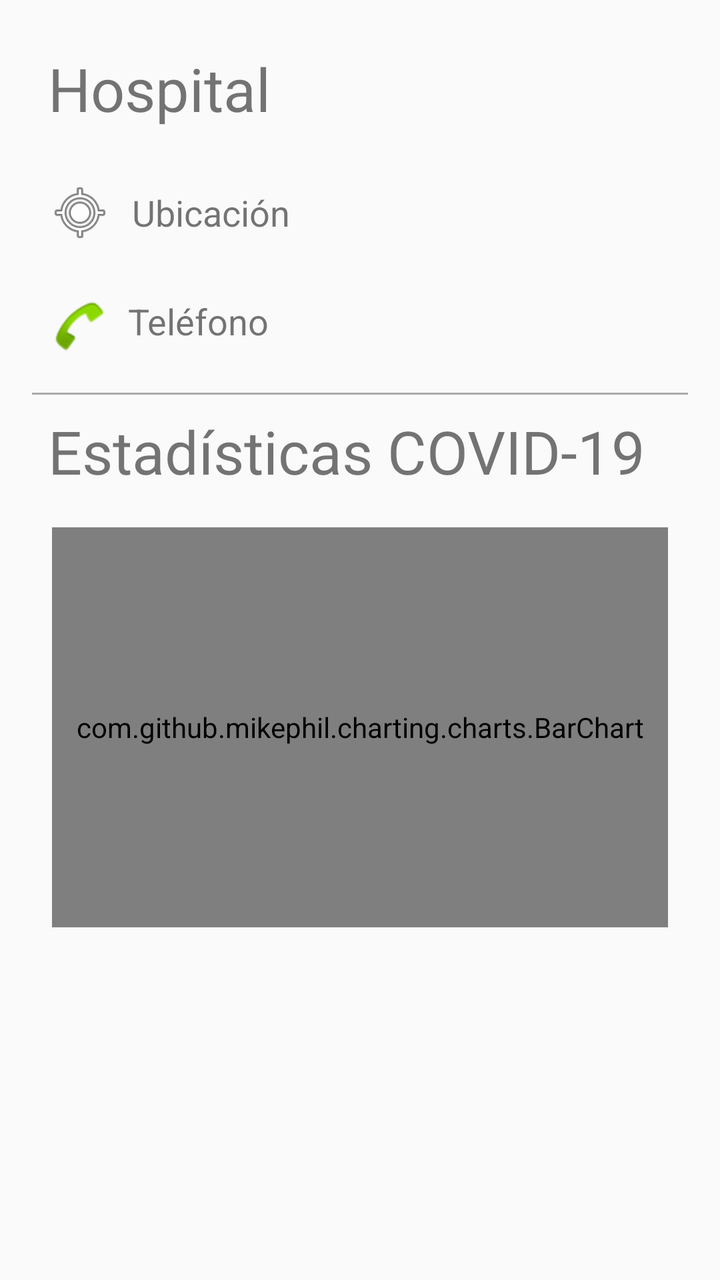
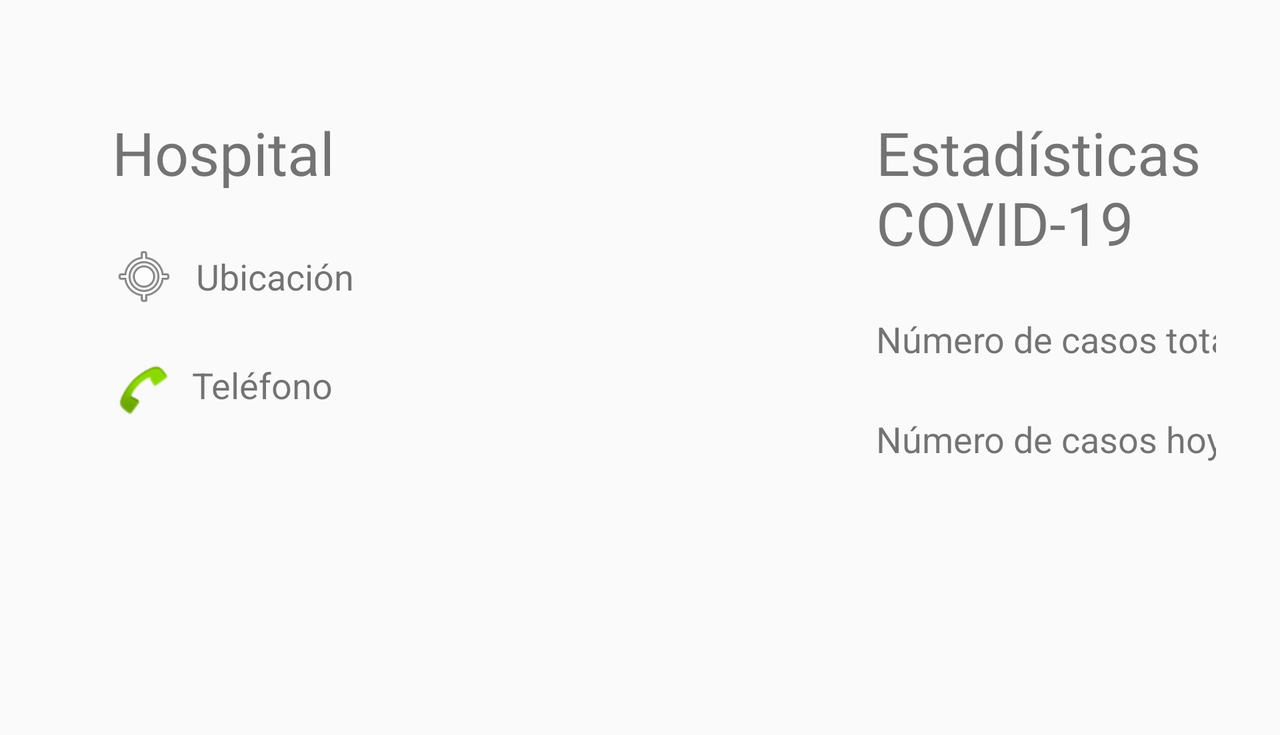

Compare how this app lays out the same screen by default and in its alternative resource folder. The renders come first, then the two layout files and the values they reference.
<!-- AndroidManifest.xml: application theme AppTheme -->
<!-- res/layout/scrolling_area_sanitaria.xml -->
<?xml version="1.0" encoding="utf-8"?>

<androidx.core.widget.NestedScrollView xmlns:android="http://schemas.android.com/apk/res/android"
    xmlns:app="http://schemas.android.com/apk/res-auto"
    xmlns:tools="http://schemas.android.com/tools"
    android:layout_width="match_parent"
    android:layout_height="match_parent"
    app:layout_behavior="@string/appbar_scrolling_view_behavior"
    tools:context=".ui.AreaSanitariaActivity"
    tools:showIn="@layout/activity_area_sanitaria">

    <LinearLayout
        android:layout_width="match_parent"
        android:layout_height="match_parent"
        android:layout_margin="@dimen/text_margin"
        android:descendantFocusability="blocksDescendants"
        android:orientation="vertical">

        <TextView
            android:id="@+id/hospital"
            android:layout_width="wrap_content"
            android:layout_height="wrap_content"
            android:padding="8dp"
            android:text="@string/hospital"
            android:textSize="30sp" />


        <TextView
            android:id="@+id/ubicacion"
            android:layout_width="wrap_content"
            android:layout_height="wrap_content"
            android:layout_gravity="left"
            android:layout_marginTop="10sp"
            android:drawableStart="@android:drawable/ic_menu_mylocation"
            android:drawablePadding="10sp"
            android:gravity="center"
            android:padding="8sp"
            android:text="@string/ubicacion"
            android:textSize="18sp" />

        <TextView
            android:id="@+id/telefono"
            android:layout_width="wrap_content"
            android:layout_height="wrap_content"
            android:layout_gravity="left"
            android:layout_marginTop="10sp"
            android:drawableStart="@android:drawable/sym_action_call"
            android:drawablePadding="10sp"
            android:padding="8sp"
            android:text="@string/telefono"
            android:textSize="18sp" />

        <View
            android:layout_width="match_parent"
            android:layout_height="1dp"
            android:layout_marginTop="10sp"
            android:background="@android:color/darker_gray" />


        <TextView
            android:id="@+id/estadisticas"
            android:layout_width="wrap_content"
            android:layout_height="wrap_content"
            android:padding="8dp"
            android:text="@string/estadisticas"
            android:textSize="30sp" />

        <androidx.recyclerview.widget.RecyclerView
            android:id="@+id/recycler_view_datos_area_sanitaria"
            android:layout_width="match_parent"
            android:layout_height="wrap_content"></androidx.recyclerview.widget.RecyclerView>

        <com.github.mikephil.charting.charts.BarChart
            android:id="@+id/barChartAreaSanitaria_view"
            android:layout_width="match_parent"
            android:layout_height="200dp"
            android:layout_marginLeft="10dp"
            android:layout_marginTop="10dp"
            android:layout_marginRight="10dp"
            android:layout_marginBottom="20dp" />

        <TextView
            android:id="@+id/txtDatosActualizados"
            android:layout_width="wrap_content"
            android:layout_height="wrap_content"
            android:layout_gravity="center"
            android:paddingTop="30dp"
            android:textSize="16sp"
            android:textStyle="italic" />
    </LinearLayout>

</androidx.core.widget.NestedScrollView>
<!-- res/layout/activity_area_sanitaria.xml (included above) -->
<?xml version="1.0" encoding="utf-8"?>

<androidx.coordinatorlayout.widget.CoordinatorLayout xmlns:android="http://schemas.android.com/apk/res/android"
    xmlns:app="http://schemas.android.com/apk/res-auto"
    xmlns:tools="http://schemas.android.com/tools"
    android:layout_width="match_parent"
    android:layout_height="match_parent"
    android:fitsSystemWindows="true"
    tools:context=".ui.AreaSanitariaActivity">

    <com.google.android.material.appbar.AppBarLayout
        android:id="@+id/app_bar"
        android:layout_width="match_parent"
        android:layout_height="@dimen/app_bar_height"
        android:fitsSystemWindows="true"
        android:theme="@style/AppTheme.AppBarOverlay">

        <com.google.android.material.appbar.CollapsingToolbarLayout
            android:id="@+id/toolbar_layout"
            android:layout_width="match_parent"
            android:layout_height="match_parent"
            android:fitsSystemWindows="true"
            app:contentScrim="?attr/colorPrimary"
            app:layout_scrollFlags="scroll|exitUntilCollapsed"
            app:toolbarId="@+id/toolbar">

            <ImageView
                android:id="@+id/imagenFondo"
                android:layout_width="fill_parent"
                android:layout_height="fill_parent"
                android:contentDescription="@string/hospitalsanAgustin"
                android:scaleType="centerCrop"
                app:layout_collapseMode="parallax"
                app:srcCompat="@drawable/san_agustin" />

            <androidx.appcompat.widget.Toolbar
                android:id="@+id/toolbar"
                android:layout_width="match_parent"
                android:layout_height="?attr/actionBarSize"
                app:layout_collapseMode="pin"
                app:popupTheme="@style/AppTheme.PopupOverlay" />

        </com.google.android.material.appbar.CollapsingToolbarLayout>
    </com.google.android.material.appbar.AppBarLayout>

    <include layout="@layout/scrolling_area_sanitaria" />

    <com.google.android.material.floatingactionbutton.FloatingActionButton
        android:id="@+id/fab"
        android:layout_width="wrap_content"
        android:layout_height="wrap_content"
        android:layout_margin="@dimen/fab_margin"
        app:layout_anchor="@id/app_bar"
        app:layout_anchorGravity="bottom|end"
        app:srcCompat="@drawable/icono_mapa" />

</androidx.coordinatorlayout.widget.CoordinatorLayout>
<!-- resources referenced by this layout -->
<resources>
  <dimen name="app_bar_height">360dp</dimen>
  <dimen name="fab_margin">16dp</dimen>
  <dimen name="text_margin">16dp</dimen>
  <!-- drawable icono_mapa: png bitmap (drawable, 16764 bytes) -->
  <!-- drawable san_agustin: jpg bitmap (drawable, 102032 bytes) -->
  <string name="estadisticas">Estadísticas COVID-19</string>
  <string name="hospital">Hospital</string>
  <string name="hospitalsanAgustin">Hospital San Agustín del área sanitaria 3</string>
  <string name="telefono">Teléfono</string>
  <string name="ubicacion">Ubicación</string>
  <style name="AppTheme.AppBarOverlay" parent="ThemeOverlay.AppCompat.Dark.ActionBar" />
  <style name="AppTheme.PopupOverlay" parent="ThemeOverlay.AppCompat.Light" />
  <style name="AppTheme" parent="Theme.AppCompat.Light.DarkActionBar">
          
          <item name="colorPrimary">@color/colorPrimary</item>
          <item name="colorPrimaryDark">@color/colorPrimaryDark</item>
          <item name="colorAccent">@color/colorAccent</item>
      </style>
  <color name="colorPrimary">#64dd17</color>
  <color name="colorPrimaryDark">#64dd17</color>
  <color name="colorAccent">#64dd17</color>
</resources>
<!-- res/layout-land/scrolling_area_sanitaria.xml (the repository's variant of the layout above) -->
<!-- drawn on the phone turned sideways -->
<?xml version="1.0" encoding="utf-8"?>
<androidx.core.widget.NestedScrollView xmlns:android="http://schemas.android.com/apk/res/android"
    xmlns:app="http://schemas.android.com/apk/res-auto"
    xmlns:tools="http://schemas.android.com/tools"
    android:layout_width="match_parent"
    android:layout_height="match_parent"
    app:layout_behavior="@string/appbar_scrolling_view_behavior"
    tools:context=".AreaSanitariaActivity"
    tools:showIn="@layout/activity_area_sanitaria">

    <LinearLayout
        android:layout_width="match_parent"
        android:layout_height="match_parent"
        android:orientation="vertical"
        android:layout_margin="@dimen/text_margin">

    <LinearLayout
        android:layout_width="fill_parent"
        android:layout_height="wrap_content"
        android:orientation="horizontal"
        android:layout_margin="@dimen/text_margin">

            <LinearLayout
        android:layout_width="350sp"
        android:layout_height="250sp"
        android:orientation="vertical"
        android:layout_margin="@dimen/text_margin">

        <TextView
            android:id="@+id/hospital"
            android:layout_width="wrap_content"
            android:layout_height="wrap_content"
            android:padding="8dp"
            android:text="@string/hospital"
            android:textSize="30sp" />


        <TextView
            android:id="@+id/ubicacion"
            android:layout_width="wrap_content"
            android:layout_height="wrap_content"
            android:layout_gravity="left"
            android:drawableStart="@android:drawable/ic_menu_mylocation"
            android:gravity="center"
            android:padding="8sp"
            android:text="@string/ubicacion"
            android:textSize="18sp"
            android:drawablePadding="10sp"
            android:layout_marginTop="10sp"
            />

        <TextView
            android:id="@+id/telefono"
            android:layout_width="wrap_content"
            android:layout_height="wrap_content"
            android:layout_gravity="left"
            android:drawableStart="@android:drawable/sym_action_call"
            android:padding="8sp"
            android:text="@string/telefono"
            android:textSize="18sp"
            android:drawablePadding="10sp"
            android:layout_marginTop="10sp"/>


            </LinearLayout>

        <LinearLayout
            android:layout_width="300sp"
            android:layout_height="250sp"
            android:orientation="vertical"
            android:layout_margin="@dimen/text_margin">
        <TextView
            android:id="@+id/estadisticas"
            android:layout_width="wrap_content"
            android:layout_height="wrap_content"
            android:padding="8dp"
            android:text="@string/estadisticas"
            android:textSize="30sp" />

        <LinearLayout
            android:layout_width="match_parent"
            android:layout_height="40dp"
            android:orientation="horizontal"
            android:layout_marginTop="10sp">

            <TextView
                android:id="@+id/txtNumeroCasosTotales"
                android:layout_width="wrap_content"
                android:layout_height="wrap_content"
                android:padding="8dp"
                android:text="@string/numeroDeCasosTotal"
                android:textSize="18sp"
                />

            <TextView
                android:id="@+id/numeroCasosTotales"
                android:layout_width="0dp"
                android:layout_height="wrap_content"
                android:layout_weight="1"
                android:padding="8dp"
                android:text="25812"
                android:textSize="18sp" />
        </LinearLayout>

        <LinearLayout
            android:layout_width="match_parent"
            android:layout_height="40dp"
            android:orientation="horizontal"
            android:layout_marginTop="10sp">

            <TextView
                android:id="@+id/txtNumeroCasosHoy"
                android:layout_width="wrap_content"
                android:layout_height="wrap_content"
                android:padding="8dp"
                android:text="@string/numeroDeCasosHoy"
                android:textSize="18sp"
                />

            <TextView
                android:id="@+id/numeroCasosHoy"
                android:layout_width="0dp"
                android:layout_height="wrap_content"
                android:layout_weight="1"
                android:padding="8dp"
                android:text="400"
                android:textSize="18sp" />
        </LinearLayout>

        </LinearLayout>



    </LinearLayout>

        <TextView
            android:id="@+id/txtDatosActualizados"
            android:layout_width="wrap_content"
            android:layout_height="wrap_content"
            android:layout_gravity="center"
            android:textSize="16sp"
            android:gravity="center"
            android:textStyle="italic" />


    </LinearLayout>


</androidx.core.widget.NestedScrollView>
<!-- res/layout/scrolling_area_sanitaria.xml (included above) -->
<?xml version="1.0" encoding="utf-8"?>

<androidx.core.widget.NestedScrollView xmlns:android="http://schemas.android.com/apk/res/android"
    xmlns:app="http://schemas.android.com/apk/res-auto"
    xmlns:tools="http://schemas.android.com/tools"
    android:layout_width="match_parent"
    android:layout_height="match_parent"
    app:layout_behavior="@string/appbar_scrolling_view_behavior"
    tools:context=".ui.AreaSanitariaActivity"
    tools:showIn="@layout/activity_area_sanitaria">

    <LinearLayout
        android:layout_width="match_parent"
        android:layout_height="match_parent"
        android:layout_margin="@dimen/text_margin"
        android:descendantFocusability="blocksDescendants"
        android:orientation="vertical">

        <TextView
            android:id="@+id/hospital"
            android:layout_width="wrap_content"
            android:layout_height="wrap_content"
            android:padding="8dp"
            android:text="@string/hospital"
            android:textSize="30sp" />


        <TextView
            android:id="@+id/ubicacion"
            android:layout_width="wrap_content"
            android:layout_height="wrap_content"
            android:layout_gravity="left"
            android:layout_marginTop="10sp"
            android:drawableStart="@android:drawable/ic_menu_mylocation"
            android:drawablePadding="10sp"
            android:gravity="center"
            android:padding="8sp"
            android:text="@string/ubicacion"
            android:textSize="18sp" />

        <TextView
            android:id="@+id/telefono"
            android:layout_width="wrap_content"
            android:layout_height="wrap_content"
            android:layout_gravity="left"
            android:layout_marginTop="10sp"
            android:drawableStart="@android:drawable/sym_action_call"
            android:drawablePadding="10sp"
            android:padding="8sp"
            android:text="@string/telefono"
            android:textSize="18sp" />

        <View
            android:layout_width="match_parent"
            android:layout_height="1dp"
            android:layout_marginTop="10sp"
            android:background="@android:color/darker_gray" />


        <TextView
            android:id="@+id/estadisticas"
            android:layout_width="wrap_content"
            android:layout_height="wrap_content"
            android:padding="8dp"
            android:text="@string/estadisticas"
            android:textSize="30sp" />

        <androidx.recyclerview.widget.RecyclerView
            android:id="@+id/recycler_view_datos_area_sanitaria"
            android:layout_width="match_parent"
            android:layout_height="wrap_content"></androidx.recyclerview.widget.RecyclerView>

        <com.github.mikephil.charting.charts.BarChart
            android:id="@+id/barChartAreaSanitaria_view"
            android:layout_width="match_parent"
            android:layout_height="200dp"
            android:layout_marginLeft="10dp"
            android:layout_marginTop="10dp"
            android:layout_marginRight="10dp"
            android:layout_marginBottom="20dp" />

        <TextView
            android:id="@+id/txtDatosActualizados"
            android:layout_width="wrap_content"
            android:layout_height="wrap_content"
            android:layout_gravity="center"
            android:paddingTop="30dp"
            android:textSize="16sp"
            android:textStyle="italic" />
    </LinearLayout>

</androidx.core.widget.NestedScrollView>
<!-- resources referenced by the variant -->
<!-- as the phone turned sideways resolves them -->
<resources>
  <dimen name="app_bar_height">360dp</dimen>
  <dimen name="fab_margin">16dp</dimen>
  <dimen name="text_margin">16dp</dimen>
  <!-- drawable icono_mapa: png bitmap (drawable, 16764 bytes) -->
  <!-- drawable san_agustin: jpg bitmap (drawable, 102032 bytes) -->
  <string name="estadisticas">Estadísticas COVID-19</string>
  <string name="hospital">Hospital</string>
  <string name="hospitalsanAgustin">Hospital San Agustín del área sanitaria 3</string>
  <string name="numeroDeCasosHoy">Número de casos hoy:</string>
  <string name="numeroDeCasosTotal">Número de casos totales:</string>
  <string name="telefono">Teléfono</string>
  <string name="ubicacion">Ubicación</string>
  <style name="AppTheme.AppBarOverlay" parent="ThemeOverlay.AppCompat.Dark.ActionBar" />
  <style name="AppTheme.PopupOverlay" parent="ThemeOverlay.AppCompat.Light" />
  <style name="AppTheme" parent="Theme.AppCompat.Light.DarkActionBar">
          
          <item name="colorPrimary">@color/colorPrimary</item>
          <item name="colorPrimaryDark">@color/colorPrimaryDark</item>
          <item name="colorAccent">@color/colorAccent</item>
      </style>
  <color name="colorPrimary">#64dd17</color>
  <color name="colorPrimaryDark">#64dd17</color>
  <color name="colorAccent">#64dd17</color>
</resources>
